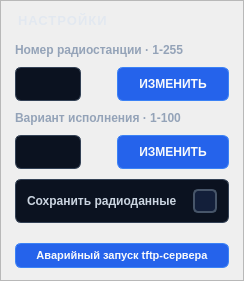
         <widget class="QFrame" name="frameSettings">
          <property name="sizePolicy">
           <sizepolicy hsizetype="Preferred" vsizetype="Expanding">
            <horstretch>0</horstretch>
            <verstretch>1</verstretch>
           </sizepolicy>
          </property>
          <property name="minimumSize">
           <size>
            <width>240</width>
            <height>200</height>
           </size>
          </property>
          <property name="maximumSize">
           <size>
            <width>280</width>
            <height>16777215</height>
           </size>
          </property>
          <property name="styleSheet">
           <string notr="true">#frameSettings {
   border-radius: 10px;
   border: 1px solid #1f2a44;
   border-left: 4px solid #3b82f6;
   background-color: #131f3a;
}</string>
          </property>
          <property name="frameShape">
           <enum>QFrame::StyledPanel</enum>
          </property>
          <layout class="QVBoxLayout" name="verticalLayout_settings">
           <property name="spacing">
            <number>10</number>
           </property>
           <property name="leftMargin">
            <number>14</number>
           </property>
           <property name="topMargin">
            <number>12</number>
           </property>
           <property name="rightMargin">
            <number>14</number>
           </property>
           <property name="bottomMargin">
            <number>12</number>
           </property>
           <item>
            <widget class="QLabel" name="labelSettingsTitle">
             <property name="font">
              <font>
               <pointsize>10</pointsize>
               <bold>true</bold>
              </font>
             </property>
             <property name="styleSheet">
              <string notr="true">color: #e2e8f0;
letter-spacing: 1px;
padding-bottom: 4px;
border-bottom: 1px solid #334155;</string>
             </property>
             <property name="text">
              <string>НАСТРОЙКИ</string>
             </property>
            </widget>
           </item>
           <item>
            <widget class="QLabel" name="labelNumCaption">
             <property name="styleSheet">
              <string notr="true">color: #94a3b8;
font-size: 9pt;
font-weight: bold;</string>
             </property>
             <property name="text">
              <string>Номер радиостанции · 1-255</string>
             </property>
            </widget>
           </item>
           <item>
            <layout class="QHBoxLayout" name="horizontalLayout_editNum">
             <property name="spacing">
              <number>8</number>
             </property>
             <item>
              <widget class="QLineEdit" name="editNum">
               <property name="sizePolicy">
                <sizepolicy hsizetype="Fixed" vsizetype="Fixed">
                 <horstretch>0</horstretch>
                 <verstretch>0</verstretch>
                </sizepolicy>
               </property>
               <property name="minimumSize">
                <size>
                 <width>66</width>
                 <height>34</height>
                </size>
               </property>
               <property name="maximumSize">
                <size>
                 <width>66</width>
                 <height>34</height>
                </size>
               </property>
               <property name="font">
                <font>
                 <family>Consolas</family>
                 <pointsize>10</pointsize>
                 <bold>true</bold>
                </font>
               </property>
               <property name="styleSheet">
                <string notr="true">#editNum {
    background-color: #0b1220;
    color: #4ade80;
    border: 1px solid #334155;
    border-radius: 6px;
    padding: 3px 6px;
}
#editNum:hover { border-color: #475569; }
#editNum:focus { border-color: #3b82f6; }</string>
               </property>
               <property name="maxLength">
                <number>3</number>
               </property>
               <property name="alignment">
                <set>Qt::AlignCenter</set>
               </property>
              </widget>
             </item>
             <item>
              <spacer name="horizontalSpacer_editNum">
               <property name="orientation">
                <enum>Qt::Horizontal</enum>
               </property>
               <property name="sizeHint" stdset="0">
                <size>
                 <width>12</width>
                 <height>20</height>
                </size>
               </property>
              </spacer>
             </item>
             <item>
              <widget class="QPushButton" name="pushButtonEditNum">
               <property name="minimumSize">
                <size>
                 <width>112</width>
                 <height>34</height>
                </size>
               </property>
               <property name="maximumSize">
                <size>
                 <width>112</width>
                 <height>34</height>
                </size>
               </property>
               <property name="font">
                <font>
                 <pointsize>9</pointsize>
                 <bold>true</bold>
                </font>
               </property>
               <property name="toolTip">
                <string>Изменить номер радиостанции</string>
               </property>
               <property name="styleSheet">
                <string notr="true">QPushButton {
    background-color: #2563eb;
    color: #f8fafc;
    border: 1px solid #3b82f6;
    border-radius: 6px;
    padding: 5px 10px;
    font-weight: bold;
}
QPushButton:hover {
    background-color: #3b82f6;
    border-color: #60a5fa;
}
QPushButton:pressed { background-color: #1d4ed8; }</string>
               </property>
               <property name="text">
                <string>ИЗМЕНИТЬ</string>
               </property>
               <property name="icon">
                <iconset resource="res.qrc">
                 <normaloff>:/edit.png</normaloff>:/edit.png</iconset>
               </property>
               <property name="iconSize">
                <size>
                 <width>14</width>
                 <height>14</height>
                </size>
               </property>
               <property name="flat">
                <bool>false</bool>
               </property>
              </widget>
             </item>
            </layout>
           </item>
           <item>
            <widget class="QLabel" name="labelVarCaption">
             <property name="styleSheet">
              <string notr="true">color: #94a3b8;
font-size: 9pt;
font-weight: bold;</string>
             </property>
             <property name="text">
              <string>Вариант исполнения · 1-100</string>
             </property>
            </widget>
           </item>
           <item>
            <layout class="QHBoxLayout" name="horizontalLayout_editVar">
             <property name="spacing">
              <number>8</number>
             </property>
             <item>
              <widget class="QLineEdit" name="editVar">
               <property name="sizePolicy">
                <sizepolicy hsizetype="Fixed" vsizetype="Fixed">
                 <horstretch>0</horstretch>
                 <verstretch>0</verstretch>
                </sizepolicy>
               </property>
               <property name="minimumSize">
                <size>
                 <width>66</width>
                 <height>34</height>
                </size>
               </property>
               <property name="maximumSize">
                <size>
                 <width>66</width>
                 <height>34</height>
                </size>
               </property>
               <property name="font">
                <font>
                 <family>Consolas</family>
                 <pointsize>10</pointsize>
                 <bold>true</bold>
                </font>
               </property>
               <property name="styleSheet">
                <string notr="true">#editVar {
    background-color: #0b1220;
    color: #4ade80;
    border: 1px solid #334155;
    border-radius: 6px;
    padding: 3px 6px;
}
#editVar:hover { border-color: #475569; }
#editVar:focus { border-color: #3b82f6; }</string>
               </property>
               <property name="maxLength">
                <number>3</number>
               </property>
               <property name="alignment">
                <set>Qt::AlignCenter</set>
               </property>
              </widget>
             </item>
             <item>
              <spacer name="horizontalSpacer_editVar">
               <property name="orientation">
                <enum>Qt::Horizontal</enum>
               </property>
               <property name="sizeHint" stdset="0">
                <size>
                 <width>12</width>
                 <height>20</height>
                </size>
               </property>
              </spacer>
             </item>
             <item>
              <widget class="QPushButton" name="pushButtonEditVar">
               <property name="minimumSize">
                <size>
                 <width>112</width>
                 <height>34</height>
                </size>
               </property>
               <property name="maximumSize">
                <size>
                 <width>112</width>
                 <height>34</height>
                </size>
               </property>
               <property name="font">
                <font>
                 <pointsize>9</pointsize>
                 <bold>true</bold>
                </font>
               </property>
               <property name="toolTip">
                <string>Изменить вариант исполнения</string>
               </property>
               <property name="styleSheet">
                <string notr="true">QPushButton {
    background-color: #2563eb;
    color: #f8fafc;
    border: 1px solid #3b82f6;
    border-radius: 6px;
    padding: 5px 10px;
    font-weight: bold;
}
QPushButton:hover {
    background-color: #3b82f6;
    border-color: #60a5fa;
}
QPushButton:pressed { background-color: #1d4ed8; }</string>
               </property>
               <property name="text">
                <string>ИЗМЕНИТЬ</string>
               </property>
               <property name="icon">
                <iconset resource="res.qrc">
                 <normaloff>:/edit.png</normaloff>:/edit.png</iconset>
               </property>
               <property name="iconSize">
                <size>
                 <width>14</width>
                 <height>14</height>
                </size>
               </property>
               <property name="flat">
                <bool>false</bool>
               </property>
              </widget>
             </item>
            </layout>
           </item>
           <item>
            <widget class="QFrame" name="frameSaveRD">
             <property name="styleSheet">
              <string notr="true">#frameSaveRD {
    background-color: #0b1220;
    border: 1px solid #334155;
    border-radius: 6px;
    padding: 3px;
}</string>
             </property>
             <property name="frameShape">
              <enum>QFrame::StyledPanel</enum>
             </property>
             <layout class="QHBoxLayout" name="horizontalLayout_checkSaveRD">
              <property name="leftMargin">
               <number>8</number>
              </property>
              <property name="topMargin">
               <number>6</number>
              </property>
              <property name="rightMargin">
               <number>8</number>
              </property>
              <property name="bottomMargin">
               <number>6</number>
              </property>
              <item>
               <widget class="QLabel" name="labelSaveRDCaption">
                <property name="styleSheet">
                 <string notr="true">color: #cbd5e1;
font-size: 9pt;
font-weight: bold;</string>
                </property>
                <property name="text">
                 <string>Сохранить радиоданные</string>
                </property>
               </widget>
              </item>
              <item>
               <spacer name="horizontalSpacer_saveRD">
                <property name="orientation">
                 <enum>Qt::Horizontal</enum>
                </property>
                <property name="sizeHint" stdset="0">
                 <size>
                  <width>10</width>
                  <height>20</height>
                 </size>
                </property>
               </spacer>
              </item>
              <item>
               <widget class="QCheckBox" name="checkSaveRD">
                <property name="styleSheet">
                 <string notr="true">QCheckBox { spacing: 0; }
QCheckBox::indicator {
    width: 20px;
    height: 20px;
    border: 1.5px solid #475569;
    border-radius: 5px;
    background-color: #131f3a;
}
QCheckBox::indicator:hover { border-color: #3b82f6; }
QCheckBox::indicator:checked {
    border-color: #3b82f6;
    background-color: #2563eb;
    image: url(:/ok.png);
}</string>
                </property>
                <property name="text">
                 <string/>
                </property>
               </widget>
              </item>
             </layout>
            </widget>
           </item>
           <item>
            <spacer name="verticalSpacer_settings">
             <property name="orientation">
              <enum>Qt::Vertical</enum>
             </property>
             <property name="sizeHint" stdset="0">
              <size>
               <width>20</width>
               <height>10</height>
              </size>
             </property>
            </spacer>
           </item>
           <item>
            <widget class="QPushButton" name="pushButtonEmergency">
             <property name="sizePolicy">
              <sizepolicy hsizetype="Preferred" vsizetype="Fixed">
               <horstretch>0</horstretch>
               <verstretch>0</verstretch>
              </sizepolicy>
             </property>
             <property name="minimumSize">
              <size>
               <width>0</width>
               <height>0</height>
              </size>
             </property>
             <property name="maximumSize">
              <size>
               <width>16777215</width>
               <height>16777215</height>
              </size>
             </property>
             <property name="font">
              <font>
               <pointsize>8</pointsize>
               <bold>true</bold>
              </font>
             </property>
             <property name="toolTip">
              <string>Изменить номер радиостанции</string>
             </property>
             <property name="styleSheet">
              <string notr="true">QPushButton {
    background-color: #2563eb;
    color: #f8fafc;
    border: 1px solid #3b82f6;
    border-radius: 6px;
    padding: 5px 10px;
    font-weight: bold;
}
QPushButton:hover {
    background-color: #3b82f6;
    border-color: #60a5fa;
}
QPushButton:pressed { background-color: #1d4ed8; }</string>
             </property>
             <property name="text">
              <string>Аварийный запуск tftp-сервера</string>
             </property>
             <property name="flat">
              <bool>false</bool>
             </property>
            </widget>
           </item>
          </layout>
         </widget>
